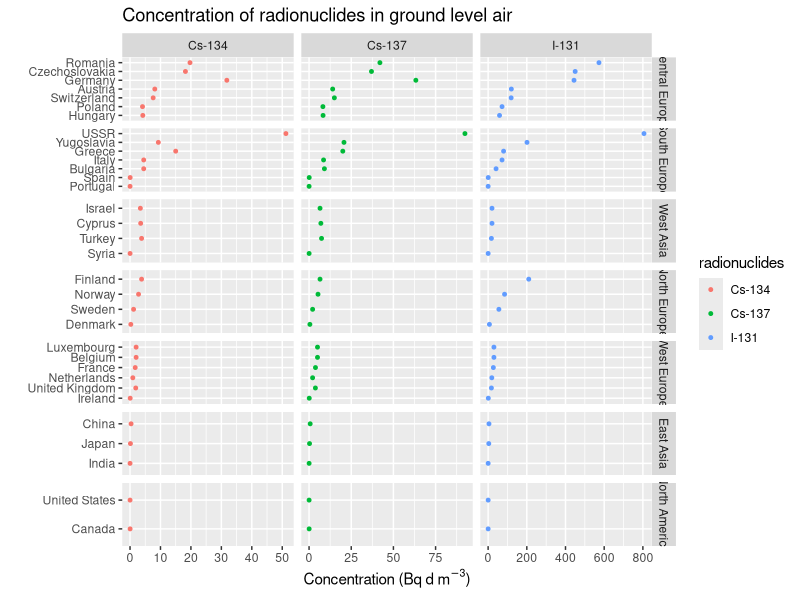

Write the R code that produced this figure.
## ---- chunk 1
library(readxl)
air_dt = read_excel("data/1988 Air.xlsx", skip=2)

region = c("North Europe", "Central Europe", "West Europe", "South Europe", "West Asia", "East Asia", "North America")
## ---- chunk 2
library(dplyr)
library(tidyr)
library(ggplot2)
library(forcats)
air = air_dt %>%
  select(c("Country", "131I", "134Cs", "137Cs"))  %>%
  rename("I-131" = `131I`, "Cs-134" = `134Cs`, "Cs-137" = `137Cs`) %>%
  mutate(Continent = replace(Country, ! Country %in% region, NA)) %>%
  fill(Continent) %>%
  drop_na() %>%
  pivot_longer(cols=!c(Country, Continent), names_to="radionuclides", values_to="concentration")


ggplot(air, aes(x = concentration, y = fct_reorder2(Country, radionuclides == "I-131", concentration, .desc = FALSE), color = radionuclides)) + 
  facet_grid(reorder(Continent, -concentration, median)~radionuclides, scales = "free") + 
  geom_point(size=1) + 
  labs(title = "Concentration of radionuclides in ground level air",
       x = expression(paste('Concentration (Bq d ', m^{-3}, ")")),
       y = "")
  
